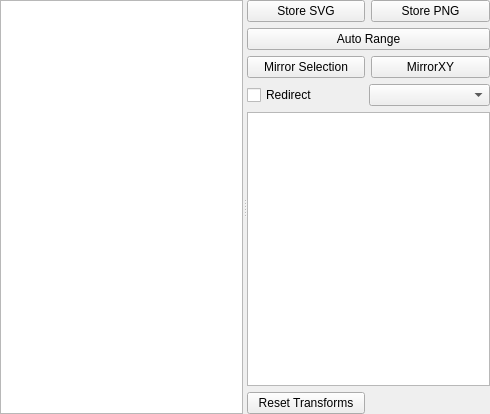
<?xml version="1.0" encoding="UTF-8"?>
<ui version="4.0">
 <class>Form</class>
 <widget class="QWidget" name="Form">
  <property name="geometry">
   <rect>
    <x>0</x>
    <y>0</y>
    <width>490</width>
    <height>414</height>
   </rect>
  </property>
  <property name="windowTitle">
   <string>Form</string>
  </property>
  <layout class="QGridLayout" name="gridLayout">
   <property name="margin">
    <number>0</number>
   </property>
   <property name="spacing">
    <number>0</number>
   </property>
   <item row="0" column="0">
    <widget class="QSplitter" name="splitter">
     <property name="orientation">
      <enum>Qt::Horizontal</enum>
     </property>
     <widget class="GraphicsView" name="view"/>
     <widget class="QWidget" name="layoutWidget">
      <layout class="QGridLayout" name="gridLayout_2">
       <item row="1" column="0">
        <widget class="QPushButton" name="storeSvgBtn">
         <property name="text">
          <string>Store SVG</string>
         </property>
        </widget>
       </item>
       <item row="1" column="1">
        <widget class="QPushButton" name="storePngBtn">
         <property name="text">
          <string>Store PNG</string>
         </property>
        </widget>
       </item>
       <item row="3" column="0" colspan="2">
        <widget class="QPushButton" name="autoRangeBtn">
         <property name="sizePolicy">
          <sizepolicy hsizetype="Minimum" vsizetype="Fixed">
           <horstretch>0</horstretch>
           <verstretch>1</verstretch>
          </sizepolicy>
         </property>
         <property name="text">
          <string>Auto Range</string>
         </property>
        </widget>
       </item>
       <item row="6" column="0" colspan="2">
        <layout class="QHBoxLayout" name="horizontalLayout">
         <property name="spacing">
          <number>0</number>
         </property>
         <item>
          <widget class="QCheckBox" name="redirectCheck">
           <property name="toolTip">
            <string>Check to display all local items in a remote canvas.</string>
           </property>
           <property name="text">
            <string>Redirect</string>
           </property>
          </widget>
         </item>
         <item>
          <widget class="CanvasCombo" name="redirectCombo"/>
         </item>
        </layout>
       </item>
       <item row="7" column="0" colspan="2">
        <widget class="TreeWidget" name="itemList">
         <property name="sizePolicy">
          <sizepolicy hsizetype="Expanding" vsizetype="Expanding">
           <horstretch>0</horstretch>
           <verstretch>100</verstretch>
          </sizepolicy>
         </property>
         <property name="headerHidden">
          <bool>true</bool>
         </property>
         <column>
          <property name="text">
           <string notr="true">1</string>
          </property>
         </column>
        </widget>
       </item>
       <item row="11" column="0" colspan="2">
        <layout class="QGridLayout" name="ctrlLayout">
         <property name="spacing">
          <number>0</number>
         </property>
        </layout>
       </item>
       <item row="8" column="0">
        <widget class="QPushButton" name="resetTransformsBtn">
         <property name="text">
          <string>Reset Transforms</string>
         </property>
        </widget>
       </item>
       <item row="4" column="0">
        <widget class="QPushButton" name="mirrorSelectionBtn">
         <property name="text">
          <string>Mirror Selection</string>
         </property>
        </widget>
       </item>
       <item row="4" column="1">
        <widget class="QPushButton" name="reflectSelectionBtn">
         <property name="text">
          <string>MirrorXY</string>
         </property>
        </widget>
       </item>
      </layout>
     </widget>
    </widget>
   </item>
  </layout>
 </widget>
 <customwidgets>
  <customwidget>
   <class>TreeWidget</class>
   <extends>QTreeWidget</extends>
   <header>..widgets.TreeWidget</header>
  </customwidget>
  <customwidget>
   <class>GraphicsView</class>
   <extends>QGraphicsView</extends>
   <header>..widgets.GraphicsView</header>
  </customwidget>
  <customwidget>
   <class>CanvasCombo</class>
   <extends>QComboBox</extends>
   <header>CanvasManager</header>
  </customwidget>
 </customwidgets>
 <resources/>
 <connections/>
</ui>
